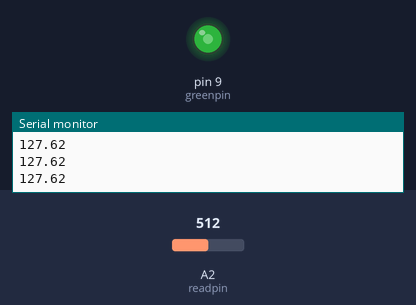
A sketch run on a simulated Arduino Uno, built with avr-gcc and run on an emulated ATmega328P. Parts: output pins drawn as LEDs (lit = HIGH), the last lines printed to the serial monitor. The test bench sets the inputs (shaded band); at power-on: A2 (readpin) = 512.

Above: at 1.2 s.
1.3 s: A2 (readpin) set to 716
At 2.0 s:
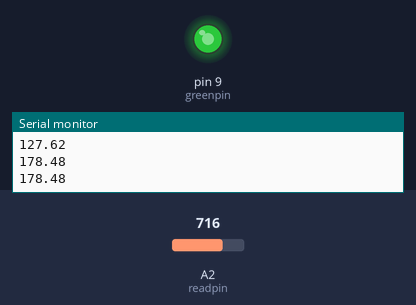
3.0 s: A2 (readpin) set to 900
At 3.3 s:
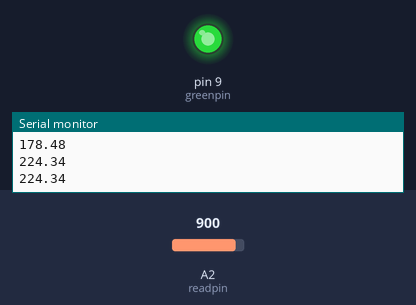
4.5 s: A2 (readpin) set to 122
At 5.7 s:
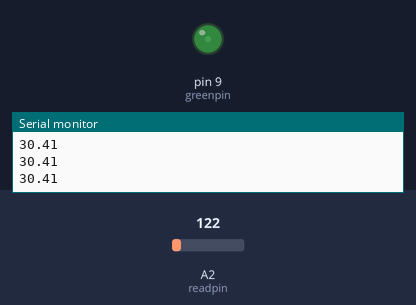
6.0 s: A2 (readpin) set to 0
At 7.0 s:
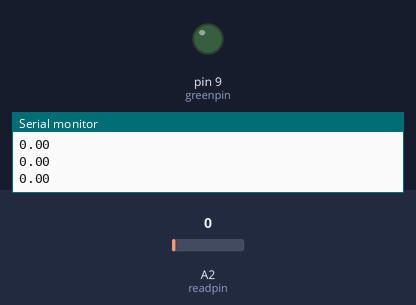
7.5 s: A2 (readpin) set to 511
At 8.3 s:
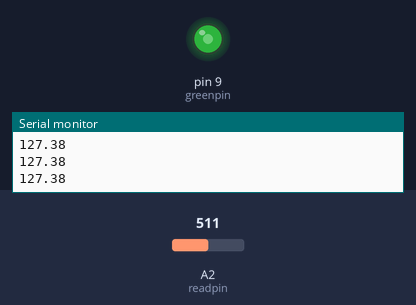
Timing chart, 0 to 10.0 s (numbered marks = the images above; inputs shaded):
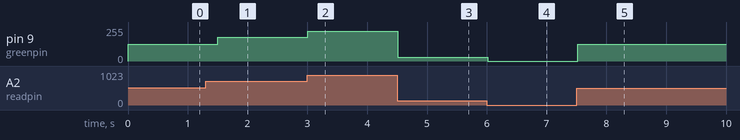

The sketch:

sketch_jul7a.ino
```cpp
//Dimmable LED mini Project in Arduino UNO
int readpin=A2;
int potval;
float ledval;
int delayt=250;
int greenpin=9;


void setup()
{
  pinMode(readpin,INPUT);
  pinMode(greenpin,OUTPUT);
  Serial.begin(9600);

}


void loop()
{

  potval=analogRead(readpin);
  ledval=(255.0/1023.0)*potval;
  analogWrite(greenpin,ledval);
  Serial.println(ledval);
  delay(delayt);

}

//Connections:

//One end of potentiometer to 5V.... other end to ground
// the middle to A2

//resitor with cathode of led
//other end of the resistor to ~9V... and led anode to gnd
```

Measured:
- after the input at 1.3 s, pin 9 (greenpin): 127/255 → 178/255 after 0.20 s
- after the input at 3.0 s, pin 9 (greenpin): 178/255 → 224/255 at once
- after the input at 4.5 s, pin 9 (greenpin): 224/255 → 30/255 at once
- after the input at 6.0 s, pin 9 (greenpin): 30/255 → 0/255 at once
- after the input at 7.5 s, pin 9 (greenpin): 0/255 → 127/255 at once
